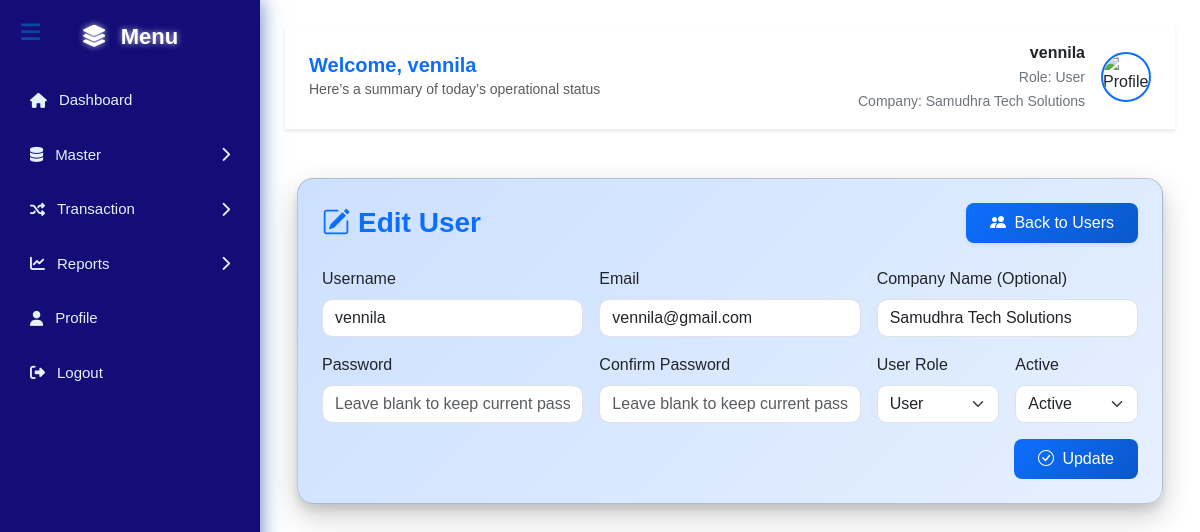
Page /edit_user.php?id=2 (signed in) on the earlier database version.
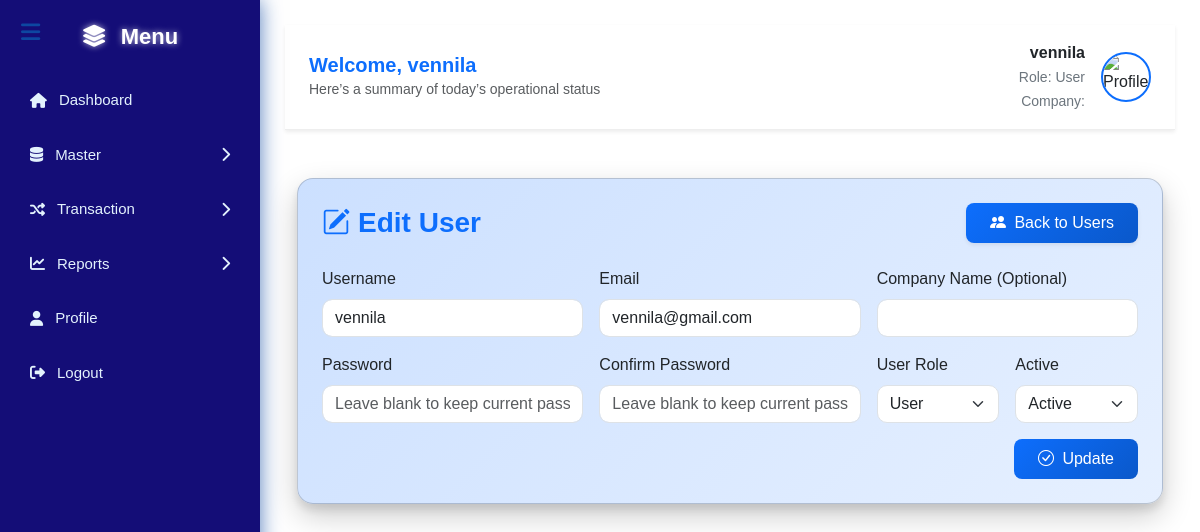
Same page on the later database version.
### tables this page shows
CREATE TABLE `adminlist` (
  `id` int(11) NOT NULL,
  `username` varchar(100) NOT NULL,
  `email` varchar(150) NOT NULL,
  `role` enum('Admin','User') DEFAULT 'User',
  `status` enum('Active','Inactive') DEFAULT 'Active',
  `company` varchar(255) DEFAULT NULL,
  `password` varchar(255) NOT NULL
);

### edit_user.php (the view, shortened to what the changed rows need)
<?php
require_once 'config.php';
include 'header.php';
$id = $_GET['id'] ?? null;
$stmt = $pdo->prepare("SELECT * FROM adminlist WHERE id = :id");
$stmt->bindParam(':id', $id);
$stmt->execute();
$user = $stmt->fetch(PDO::FETCH_ASSOC);
$username = $user['username'];
$email = $user['email'];
$company = $user['company'];
$role = $user['role'];
$status = $user['status'];
?>
<link rel="stylesheet" href="https://cdnjs.cloudflare.com/ajax/libs/animate.css/4.1.1/animate.min.css"/>
<link rel="stylesheet" href="https://cdn.jsdelivr.net/npm/bootstrap-icons@1.11.1/font/bootstrap-icons.css">
<div class="container-fluid py-4 animate__animated animate__fadeInUp">
  <div class="card card-lightblue p-4 rounded-4">
    <form class="row g-3" method="POST" action="">
      <div class="col-md-4">
        <label class="form-label">Username</label>
        <input type="text" name="username" class="form-control" value="<?= htmlspecialchars($username) ?>" required>
      </div>
      <div class="col-md-4">
        <label class="form-label">Email</label>
        <input type="email" name="email" class="form-control" value="<?= htmlspecialchars($email) ?>" required>
      </div>
      <div class="col-md-4">
        <label class="form-label">Company Name (Optional)</label>
        <input type="text" name="company" class="form-control" value="<?= htmlspecialchars($company) ?>">
      </div>
      <div class="col-md-2">
        <label class="form-label">User Role</label>
        <select name="role" class="form-select">
          <option value="User" <?= ($role==='User')?'selected':'' ?>>User</option>
        </select>
      </div>
      <div class="col-md-2">
        <label class="form-label">Active</label>
        <select name="status" class="form-select">
          <option value="Active" <?= ($status==='Active')?'selected':'' ?>>Active</option>
        </select>
      </div>
    </form>
  </div>
</div>

### header.php (shortened to what the changed rows need)
<?php
$name     = htmlspecialchars($_SESSION['user'] ?? 'User');
$role     = htmlspecialchars($_SESSION['role'] ?? 'User');
$company  = htmlspecialchars($_SESSION['company'] ?? 'N/A');
?>
<!DOCTYPE html>
<html lang="en">
<head>
  <link href="https://cdn.jsdelivr.net/npm/bootstrap@5.3.2/dist/css/bootstrap.min.css" rel="stylesheet">
  <link href="https://cdnjs.cloudflare.com/ajax/libs/font-awesome/6.5.0/css/all.min.css" rel="stylesheet">
</head>
<body>
<div class="main-content">
<div class="topbar shadow-sm bg-white d-flex justify-content-between align-items-center px-4 py-3 mb-4" style="border-bottom: 1px solid #eee;">
    <div class="d-flex align-items-center">
        <div class="text-end me-3">
            <strong><?= $name ?></strong><br>
            <small class="text-secondary">Role: <?= $role ?></small><br>
            <small class="text-secondary">Company: <?= $company ?></small>
        </div>
    </div>
</div>
</body>
</html>

Differences in the rows shown:
changed adminlist "vennila": company "Samudhra Tech Solutions" → (not shown)
Other differences:
$company: "Samudhra Tech Solutions" → (not shown)
